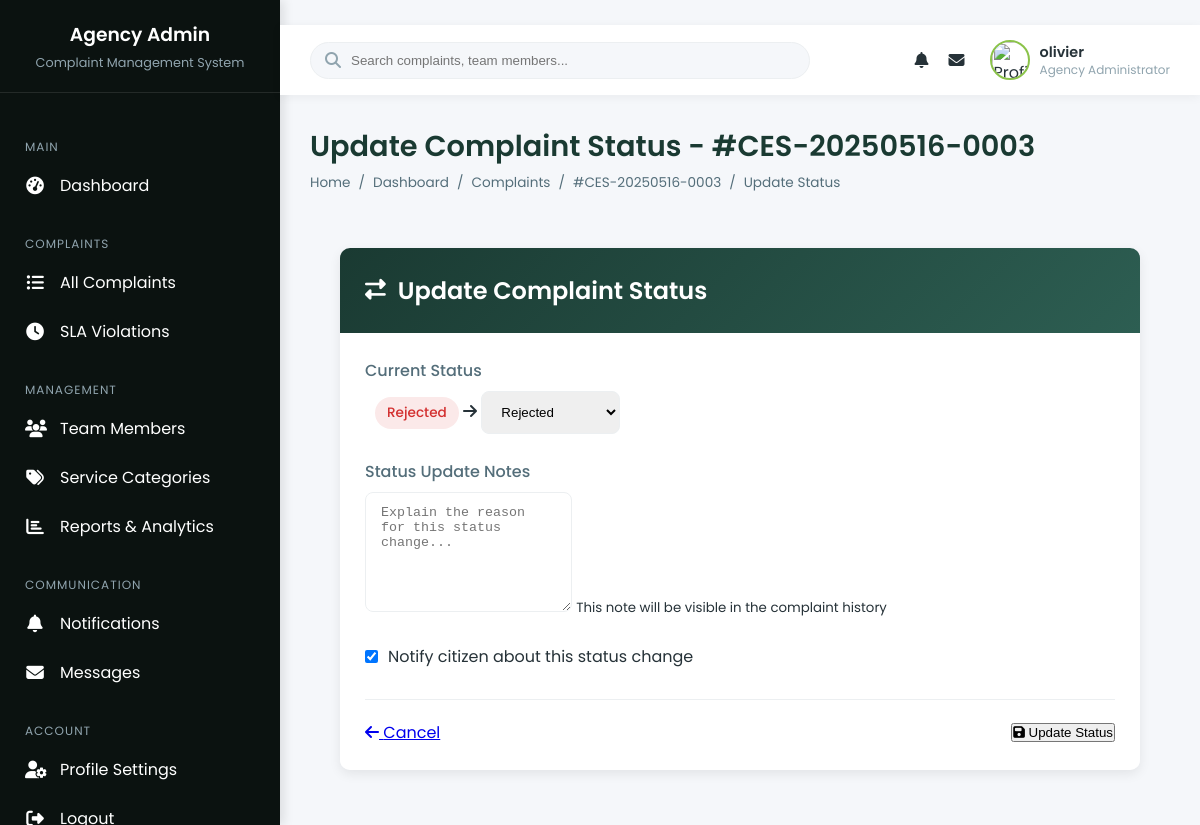
The app's page /complaints/CES-20250516-0003/update/ (signed in) with its own data.
### citizen_management/models.py (models this page shows, shortened)
class User(AbstractUser):
    ROLE_CHOICES = [
        ('citizen', 'Citizen'),
        ('agent', 'Agency Agent'),
        ('agency_admin', 'Agency Administrator'),
        ('super_admin', 'System Administrator'),
    ]
    role = models.CharField(max_length=20, choices=ROLE_CHOICES, default='citizen')
    phone = models.CharField(max_length=20, blank=True)
    profile_picture = models.ImageField(upload_to='profiles/', blank=True)
    email_verified\
        = models.BooleanField(default=False)
    last_login_ip = models.GenericIPAddressField(blank=True, null=True)

class Complaint(models.Model):
    STATUS_CHOICES = [
        ('submitted', 'Submitted'),
        ('acknowledged', 'Acknowledged'),
        ('in_progress', 'In Progress'),
        ('resolved', 'Resolved'),
        ('rejected', 'Rejected'),
        ('reopened', 'Reopened'),
    ]
    PRIORITY_CHOICES = [
        ('low', 'Low'),
        ('medium', 'Medium'),
        ('high', 'High'),
        ('critical', 'Critical'),
    ]
    SOURCE_CHOICES = [
        ('web', 'Website'),
        ('mobile', 'Mobile App'),
        ('email', 'Email'),
        ('sms', 'SMS'),
        ('office', 'Field Office'),
    ]
    ticket_number = models.CharField(max_length=20, unique=True, editable=False)
    title = models.CharField(max_length=200)
    description = models.TextField()
    category = models.ForeignKey(
        ServiceCategory,
        on_delete=models.SET_NULL,
        null=True,
        related_name='complaints'
    )
    status = models.CharField(
        max_length=20,
        choices=STATUS_CHOICES,
        default='submitted'
    )
    priority = models.CharField(
        max_length=20,
        choices=PRIORITY_CHOICES,
        default='medium'
    )
    source = models.CharField(
        max_length=20,
        choices=SOURCE_CHOICES,
        default='web'
    )
    location_description = models.TextField(blank=True)
    latitude = models.DecimalField(
        max_digits=9,
        decimal_places=6,
        null=True,
        blank=True
    )
    longitude = models.DecimalField(
        max_digits=9,
        decimal_places=6,
        null=True,
        blank=True
    )
    citizen = models.ForeignKey(
        User,
        on_delete=models.SET_NULL,
        null=True,
        blank=True,
        related_name='complaints'
    )
    citizen_name = models.CharField(max_length=100, blank=True)
    citizen_email = models.EmailField(blank=True)
    citizen_phone = models.CharField(max_length=20, blank=True)
    is_anonymous = models.BooleanField(default=False)
    assigned_to = models.ForeignKey(
        User,
        on_delete=models.SET_NULL,
        null=True,
        blank=True,
        related_name='assigned_complaints'
    )
    assigned_agency = models.ForeignKey(
        GovernmentAgency,
        on_delete=models.SET_NULL,
        null=True,
        blank=True,
        related_name='assigned_complaints'
    )
    sla_deadline = models.DateTimeField(null=True, blank=True)
    created_at = models.DateTimeField(auto_now_add=True)
    updated_at = models.DateTimeField(auto_now=True)
    is_public = models.BooleanField(default=True)
    class Meta:
        ordering = ['-created_at']
        indexes = [
            models.Index(fields=['status']),
            models.Index(fields=['priority']),
            models.Index(fields=['category']),
            models.Index(fields=['assigned_agency']),
        ]

### citizen_management/views.py (the view, shortened to what this page needs)
# urls.py: path('complaints/<str:ticket_number>/update/', views.UpdateComplaintStatusView.as_view(), name='agency_update_complaint_status'),
class UpdateComplaintStatusView(LoginRequiredMixin, AgencyAdminRequiredMixin, UpdateView):
    model = Complaint
    form_class = ComplaintStatusForm
    template_name = 'agency_admin/update_complaint_status.html'
    slug_field = 'ticket_number'
    slug_url_kwarg = 'ticket_number'
    def get_context_data(self, **kwargs):
        context = super().get_context_data(**kwargs)
        context['agents'] = User.objects.filter(
            governmentagency=GovernmentAgency.objects.get(assigned_user=self.request.user),
            role='agent'
        )
        return context

### templates/agency_admin/update_complaint_status.html (shortened to what this page needs)
﻿{% extends "agency_admin/base.html" %}
{% block page_title %}Update Complaint Status - #{{ complaint.ticket_number }}{% endblock %}
{% block breadcrumbs %}
<li><a href="{% url 'agency_admin_dashboard' %}">Dashboard</a></li>
<li><a href="{% url 'agency_complaint_list' %}">Complaints</a></li>
<li><a href="{% url 'agency_complaint_detail' ticket_number=complaint.ticket_number %}">#{{ complaint.ticket_number }}</a></li>
<li>Update Status</li>
{% endblock %}
{% block content %}
<div class="status-update-container">
    <div class="status-card">
        <div class="status-header">
            <h1 class="status-title">
                <i class="fas fa-exchange-alt"></i>
                Update Complaint Status
            </h1>
        </div>
        <div class="status-body">
            <form method="post">
                <div class="form-section">
                    <label for="status" class="form-label">Current Status</label>
                    <div class="d-flex align-items-center">
                        <span class="status-indicator status-{{ complaint.status }}">
                            {{ complaint.get_status_display }}
                        </span>
                        <i class="fas fa-arrow-right mx-3 text-muted"></i>
                        <select class="form-control" id="status" name="status" required>
                            {% for value, label in form.status.field.choices %}
                            <option value="{{ value }}"
                                    {% if form.status.value == value %}selected{% endif %}
                                    {% if value == complaint.status %}data-current="true"{% endif %}>
                                {{ label }}
                            </option>
                            {% endfor %}
                        </select>
                    </div>
                </div>
                <div class="form-section">
                    <label for="notes" class="form-label">Status Update Notes</label>
                    <textarea class="form-control" id="notes" name="notes"
                              placeholder="Explain the reason for this status change...">{{ form.notes.value|default:'' }}</textarea>
                    <small class="text-muted">This note will be visible in the complaint history</small>
                </div>
                <div class="form-section">
                    <div class="checkbox-container">
                        <input type="checkbox" id="notify_citizen" name="notify_citizen" checked>
                        <label for="notify_citizen">Notify citizen about this status change</label>
                    </div>
                </div>
                <div class="form-footer">
                    <a href="{% url 'agency_complaint_detail' ticket_number=complaint.ticket_number %}"
                       class="btn btn-outline-secondary">
                        <i class="fas fa-arrow-left mr-2"></i> Cancel
                    </a>
                    <button type="submit" class="btn btn-primary">
                        <i class="fas fa-save mr-2"></i> Update Status
                    </button>
                </div>
            </form>
        </div>
    </div>
</div>
{% endblock %}

### templates/agency_admin/base.html (shortened to what this page needs)
﻿<!DOCTYPE html>
{% load static %}
<html lang="en">
<head>
    <link rel="stylesheet" href="https://cdnjs.cloudflare.com/ajax/libs/font-awesome/6.4.0/css/all.min.css">
</head>
<body>
    <div class="app-container">
        <aside class="sidebar">
            <div class="sidebar-header">
                <h3>{{ user.assigned_agency.name|default:"Agency" }} Admin</h3>
                <p>Complaint Management System</p>
            </div>
            <div class="sidebar-menu">
                <div class="menu-category">Main</div>
                <a href="{% url 'agency_admin_dashboard' %}" class="menu-item {% if request.resolver_match.url_name == 'agency_admin_dashboard' %}active{% endif %}">
                    <i class="fas fa-tachometer-alt"></i>
                    <span>Dashboard</span>
                </a>
                <div class="menu-category">Complaints</div>
                <a href="{% url 'agency_complaint_list' %}" class="menu-item {% if request.resolver_match.url_name == 'agency_complaint_list' %}active{% endif %}">
                    <i class="fas fa-list-ul"></i>
                    <span>All Complaints</span>
                </a>
                <a href="{% url 'agency_sla_violations' %}" class="menu-item {% if request.resolver_match.url_name == 'agency_sla_violations' %}active{% endif %}">
                    <i class="fas fa-clock"></i>
                    <span>SLA Violations</span>
                </a>
                <div class="menu-category">Management</div>
                <a href="{% url 'agency_team_members' %}" class="menu-item {% if request.resolver_match.url_name == 'agency_team_members' %}active{% endif %}">
                    <i class="fas fa-users"></i>
                    <span>Team Members</span>
                </a>
                <a href="{% url 'agency_service_categories' %}" class="menu-item {% if request.resolver_match.url_name == 'agency_service_categories' %}active{% endif %}">
                    <i class="fas fa-tags"></i>
                    <span>Service Categories</span>
                </a>
                <a href="{% url 'agency_reports' %}" class="menu-item {% if request.resolver_match.url_name == 'agency_reports' %}active{% endif %}">
                    <i class="fas fa-chart-bar"></i>
                    <span>Reports & Analytics</span>
                </a>
                <div class="menu-category">Communication</div>
                <a href="{% url 'agency_notifications' %}" class="menu-item {% if request.resolver_match.url_name == 'agency_notifications' %}active{% endif %}">
                    <i class="fas fa-bell"></i>
                    <span>Notifications</span>
                </a>
                <a href="{% url 'agency_messages' %}" class="menu-item {% if request.resolver_match.url_name == 'agency_messages' %}active{% endif %}">
                    <i class="fas fa-envelope"></i>
                    <span>Messages</span>
                </a>
                <div class="menu-category">Account</div>
                <a href="{% url 'agency_profile' %}" class="menu-item {% if request.resolver_match.url_name == 'agency_profile' %}active{% endif %}">
                    <i class="fas fa-user-cog"></i>
                    <span>Profile Settings</span>
                </a>
                <a href="{% url 'logout' %}" class="menu-item">
                    <i class="fas fa-sign-out-alt"></i>
                    <span>Logout</span>
                </a>
            </div>
        </aside>
        <div class="main-content">
            <nav class="top-nav">
                <div class="search-bar">
                    <i class="fas fa-search"></i>
                    <input type="text" placeholder="Search complaints, team members...">
                </div>
                <div class="nav-actions">
                    <div class="nav-item dropdown" id="notifications-dropdown">
                        <i class="fas fa-bell"></i>
                    </div>
                    <div class="nav-item dropdown" id="messages-dropdown">
                        <i class="fas fa-envelope"></i>
                    </div>
                    <div class="user-profile dropdown" id="profile-dropdown">
                        <img src="#" alt="Profile">
                        <div class="user-info">
                            <div class="user-name">{{ user.get_full_name|default:user.username }}</div>
                            <div class="user-role">{{ user.get_role_display }}</div>
                        </div>
                    </div>
                </div>
            </nav>
            <div class="content-wrapper">
                <div class="content-header">
                    <div class="content-title">
                        <h1>{% block page_title %}Dashboard{% endblock %}</h1>
                        <ul class="breadcrumb">
                            <li><a href="{% url 'agency_admin_dashboard' %}">Home</a></li>
                            {% block breadcrumbs %}{% endblock %}
                        </ul>
                    </div>
                </div>
                {% block content %}{% endblock %}
            </div>
        </div>
    </div>
</body>
</html>

### records on screen
User: get_full_name "olivier", role "Agency Administrator"
Complaint: ticket_number "CES-20250516-0003", status "Rejected"

### other values on screen
{{ user.assigned_agency.name|default:"Agency" }} "Agency"
